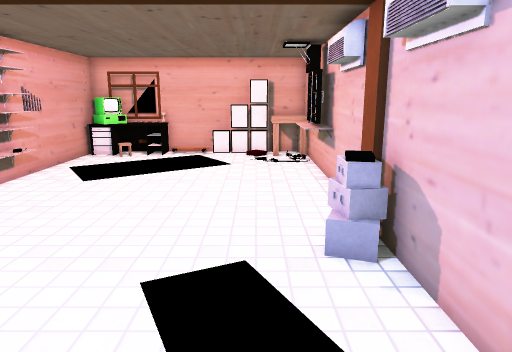
view 1 (above)

12 first-person views from a walk through a 3-D level made in the Unity game engine. The camera is 1.4 m above the floor, tilts 12° down and sees 70° across. The floor is counted in squares, 0.5 m on a side. Each view is taken from the middle of a square. On the plan, view 1 faces up. The plan holds only what a view shows up to about 20 squares ahead; the rest is blank. The place goes on beyond the plan. The player character is not drawn. Some surface patterns are stand-ins.

view 2
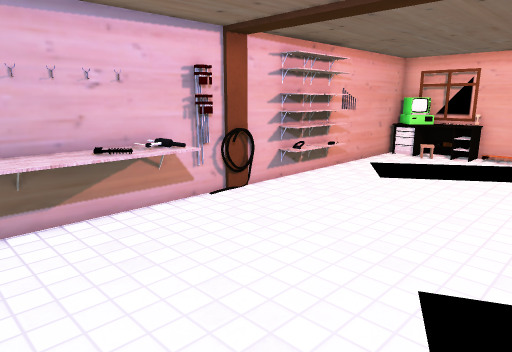

view 3
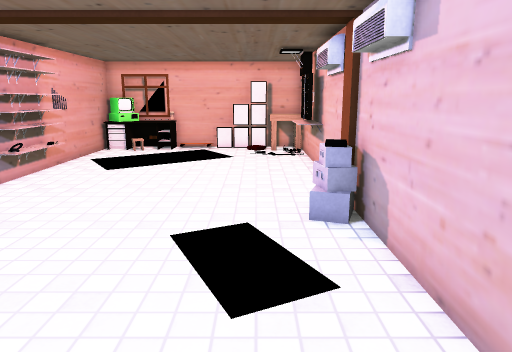

view 4
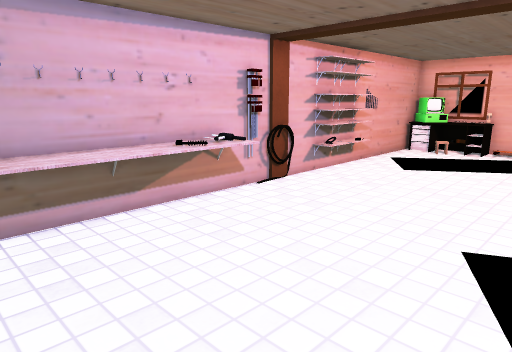

view 5
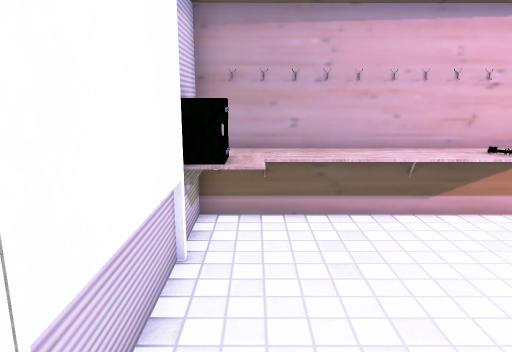

view 6
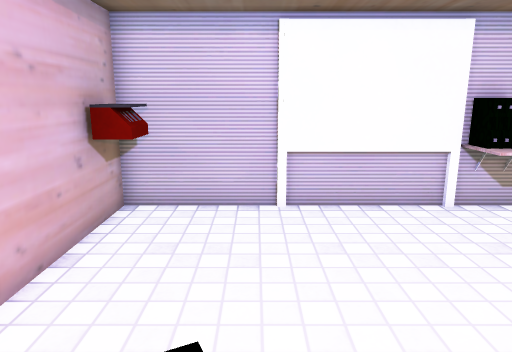

view 7
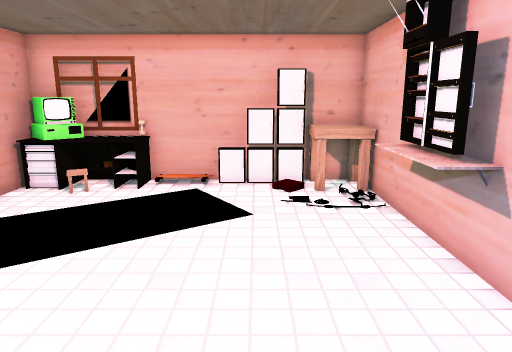

view 8
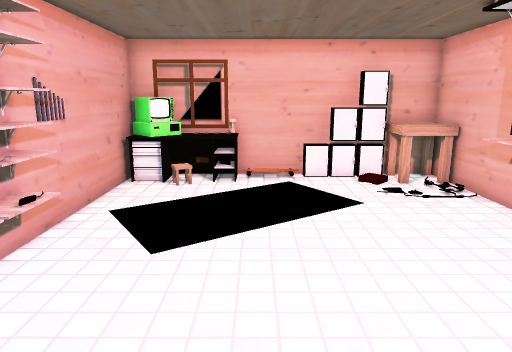

view 9
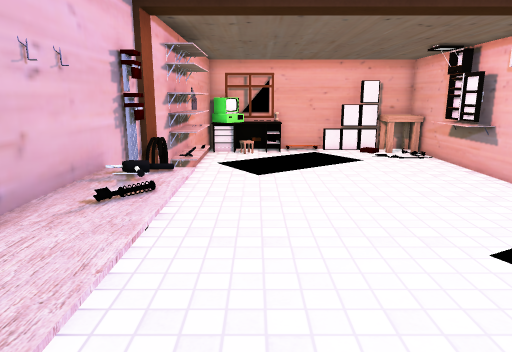

view 10
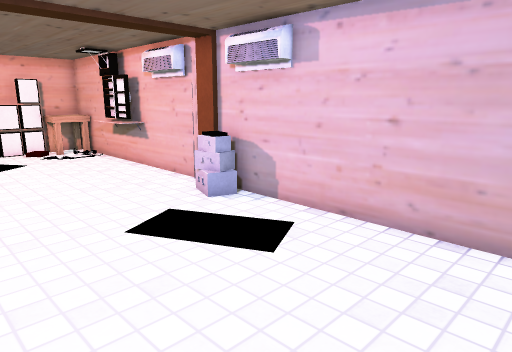

view 11
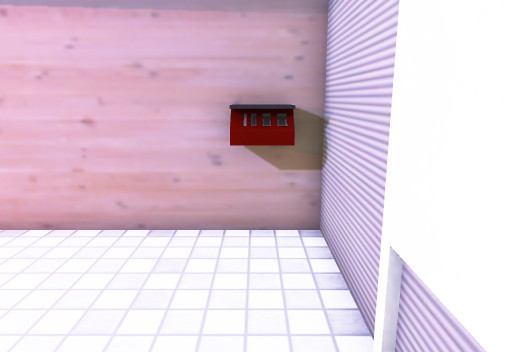

view 12
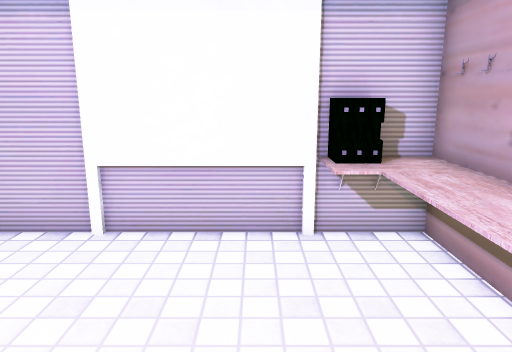

### Floor plan
Points are (right, up) in squares from view 1. A wall is a line through its corners. A room is listed if a view was taken in it or the views show most of it. See-through windows are left out.
Room 1 (views 1, 2, 3, 4, 5, 6, 7, 8, 9, 10, 11, 12)
walls: (-5.6, 20.1) (-7.9, 20.1); (-7.6, 19.6) (-8.6, 19.6) (-8.6, -3.5); (-6.2, -3.2) (-1.5, -3.2); (2.5, -3.5) (2.5, 19.6) (-7.1, 19.6)
objects: other object (-8, -3) to (-6, 8); other object (-8, 10) to (-8, 13); other object (-8, 18) to (-5, 19); other object (-7, 19); other object (-2, 18) to (2, 19); other object (-1, -3) to (2, -2); other object (2, 12) to (2, 15)

Where each view was taken, in squares from view 1:
view 1: 0 up, 0 right, facing up
view 2: 0 up, 0 right, facing up-left
view 3: 2 down, 0 right, facing up
view 4: 2 down, 0 right, facing up-left
view 5: 2 down, 0 right, facing left
view 6: 6 up, 1 left, facing down
view 7: 7 up, 1 left, facing up
view 8: 6 up, 4 left, facing up
view 9: 1 down, 6 left, facing up
view 10: 2 down, 5 left, facing up-right
view 11: 2 down, 5 left, facing right
view 12: 4 up, 5 left, facing down
